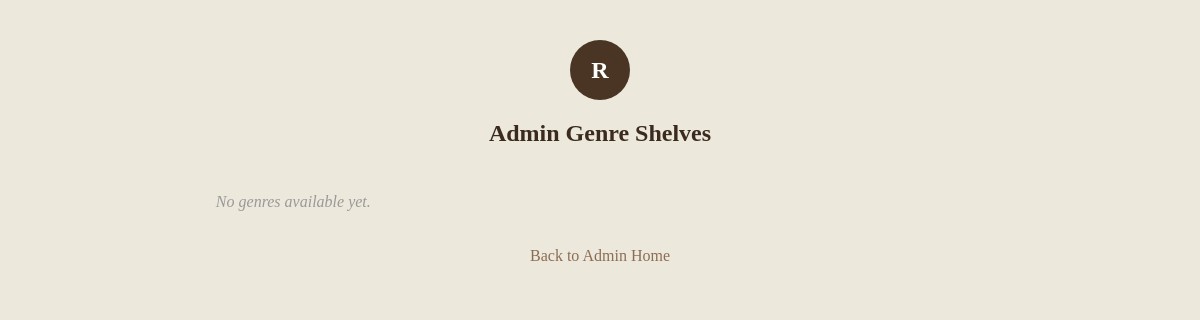
Before: /catalog/admin/genre-shelves/ (signed in) with the older database file.
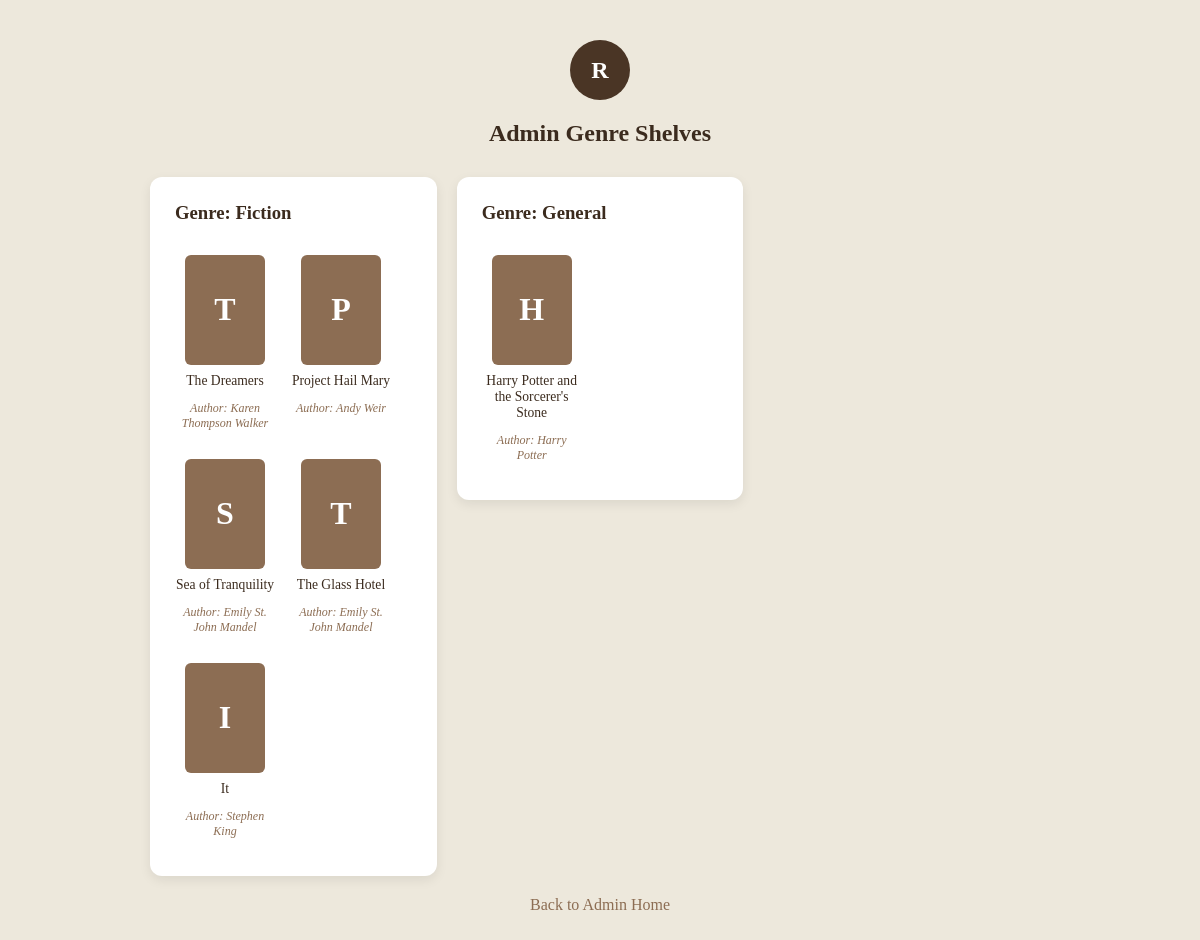
After: the same page with the newer database file.
### catalog/models.py (models this page shows, shortened)
class Book(models.Model):
    book_id = models.AutoField(primary_key=True)
    title = models.CharField(max_length=255)
    author = models.CharField(max_length=255)
    genre = models.CharField(max_length=100, blank=True, null=True)
    publisher = models.CharField(max_length=255, blank=True, null=True)
    year = models.IntegerField(blank=True, null=True)
    isbn = models.CharField(max_length=20, blank=True, null=True)
    story = models.TextField(blank=True, null=True)
    cover_image_url = models.URLField(blank=True, null=True)
    added_by = models.ForeignKey(User, on_delete=models.SET_NULL, null=True)
    created_at = models.DateTimeField(auto_now_add=True)

### catalog/views.py (the view)
# urls.py: path('admin/genre-shelves/', views.admin_genre_shelves, name='admin_genre_shelves'),
@staff_member_required(login_url='admin_login')
def admin_genre_shelves(request):
    genres = Book.objects.values_list('genre', flat=True).distinct()
    genre_shelves = []
    for genre in genres:
        if genre: #make sure genre is not empty
            books_in_genre = Book.objects.filter(genre=genre)
            genre_shelves.append({
                'genre_name': genre,
                'books': books_in_genre
            })
    context = {
        'genre_shelves': genre_shelves,
        'username': request.user.username,
    }
    return render(request, 'catalog/admin_genre_shelves.html', context)

### catalog/templates/catalog/admin_genre_shelves.html (shortened to what this page needs)
<!DOCTYPE html>
<html lang="en">
<head>
    {% load static %}
    <link rel="stylesheet" href="{% static 'catalog/shelves.css' %}">
</head>
<body class="shelves-background">
    <div class="shelves-header">
        <div class="avatar-circle">{{ username.0|upper }}</div>
        <h2>Admin Genre Shelves</h2>
    </div>
    <div class="shelves-list">
        {% for shelf in genre_shelves %}
            <div class="shelf-card">
                <div class="shelf-header">
                    <h3>Genre: {{ shelf.genre_name }}</h3>
                </div>
                {% if shelf.books %}
                    <div class="book-grid">
                        {% for book in shelf.books %}
                            <div class="book-item">
                                <div class="book-cover-placeholder">{{ book.title.0|upper }}</div>
                                <p class="book-title">{{ book.title }}</p>
                                <p class="book-status">Author: {{ book.author }}</p>
                            </div>
                        {% endfor %}
                    </div>
                {% else %}
                    <p class="empty-shelf">No books found under this genre.</p>
                {% endif %}
            </div>
        {% empty %}
            <p class="empty-shelf" style="text-align: center;">No genres available yet.</p>
        {% endfor %}
    </div>
    <a href="{% url 'admin_home' %}" class="back-link">Back to Admin Home</a>
</body>
</html>

### catalog/static/catalog/shelves.css (style rules this page uses)
body.shelves-background { margin: 0; min-height: 100vh; padding: 40px 20px; font-family: 'Georgia', serif; background-color: #ede8dc; color: #3b2b1e; }
.shelves-header { text-align: center; margin-bottom: 30px; }
.avatar-circle { width: 60px; height: 60px; border-radius: 50%; background: #4a3525; color: white; font-size: 1.5rem; font-weight: bold; display: flex; align-items: center; justify-content: center; margin: 0 auto 10px; }
.shelves-list { max-width: 900px; margin: 0 auto; display: grid; grid-template-columns: repeat(auto-fill,minmax(220px, 1fr)); gap: 20px; align-items:start; }
.shelf-card { background: white; border-radius: 12px; padding: 25px; margin-bottom: 0; box-shadow: 0 4px 12px rgba(0,0,0,0.08); }
.shelf-card h3 { margin-top: 0; color: #3b2b1e; }
.shelf-header { display: flex; justify-content: space-between; align-items: center; margin-bottom: 12px; }
.book-grid { display: flex; flex-wrap: wrap; gap: 16px; }
.book-item { width: 100px; text-align: center; }
.book-cover-placeholder { width: 80px; height: 110px; background: #8c6d53; color: white; font-size: 2rem; font-weight: bold; display: flex; align-items: center; justify-content: center; border-radius: 6px; margin: 0 auto 8px; }
.book-title { font-size: 0.85rem; margin: 0; }
.book-status { font-size: 0.75rem; color: #8c6d53; font-style: italic; }
.back-link { display: block; text-align: center; margin-top: 20px; color: #8c6d53; text-decoration: none; }

Changed rows visible on the page:
added Book: title.0 "T", title "The Dreamers", author "Karen Thompson Walker", shown under "Fiction"
added Book: title.0 "P", title "Project Hail Mary", author "Andy Weir", shown under "Fiction"
added Book: title.0 "S", title "Sea of Tranquility", author "Emily St. John Mandel", shown under "Fiction"
added Book: title.0 "T", title "The Glass Hotel", author "Emily St. John Mandel", shown under "Fiction"
added Book: title.0 "I", title "It", author "Stephen King", shown under "Fiction"
added Book: title.0 "H", title "Harry Potter and the Sorcerer's Stone", author "Harry Potter", shown under "General"
Other visible differences:
new list line: "Genre: Fiction"
new list line: "Genre: General"
text no longer shown: "No genres available yet."
